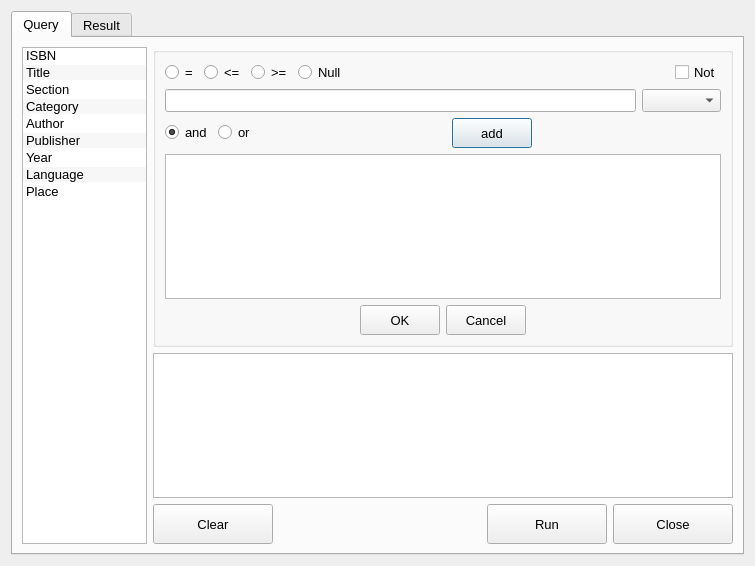
<?xml version="1.0" encoding="UTF-8"?>
<ui version="4.0">
 <class>search</class>
 <widget class="QDialog" name="search">
  <property name="geometry">
   <rect>
    <x>0</x>
    <y>0</y>
    <width>755</width>
    <height>566</height>
   </rect>
  </property>
  <property name="font">
   <font>
    <pointsize>10</pointsize>
   </font>
  </property>
  <property name="windowTitle">
   <string>Search</string>
  </property>
  <layout class="QGridLayout" name="gridLayout_2">
   <item row="0" column="0">
    <widget class="QTabWidget" name="tabWidget">
     <property name="currentIndex">
      <number>0</number>
     </property>
     <widget class="QWidget" name="tab">
      <attribute name="title">
       <string>Query</string>
      </attribute>
      <layout class="QHBoxLayout" name="horizontalLayout_8">
       <item>
        <widget class="QListWidget" name="listWidget_tables">
         <property name="maximumSize">
          <size>
           <width>125</width>
           <height>16777215</height>
          </size>
         </property>
         <property name="font">
          <font>
           <pointsize>10</pointsize>
          </font>
         </property>
         <property name="editTriggers">
          <set>QAbstractItemView::NoEditTriggers</set>
         </property>
         <property name="showDropIndicator" stdset="0">
          <bool>false</bool>
         </property>
         <property name="alternatingRowColors">
          <bool>true</bool>
         </property>
         <property name="iconSize">
          <size>
           <width>0</width>
           <height>30</height>
          </size>
         </property>
         <property name="textElideMode">
          <enum>Qt::ElideRight</enum>
         </property>
         <property name="flow">
          <enum>QListView::TopToBottom</enum>
         </property>
         <property name="gridSize">
          <size>
           <width>0</width>
           <height>17</height>
          </size>
         </property>
         <property name="viewMode">
          <enum>QListView::ListMode</enum>
         </property>
         <item>
          <property name="text">
           <string>ISBN</string>
          </property>
         </item>
         <item>
          <property name="text">
           <string>Title</string>
          </property>
         </item>
         <item>
          <property name="text">
           <string>Section</string>
          </property>
         </item>
         <item>
          <property name="text">
           <string>Category</string>
          </property>
         </item>
         <item>
          <property name="text">
           <string>Author</string>
          </property>
         </item>
         <item>
          <property name="text">
           <string>Publisher</string>
          </property>
         </item>
         <item>
          <property name="text">
           <string>Year</string>
          </property>
         </item>
         <item>
          <property name="text">
           <string>Language</string>
          </property>
         </item>
         <item>
          <property name="text">
           <string>Place</string>
          </property>
         </item>
        </widget>
       </item>
       <item>
        <layout class="QVBoxLayout" name="verticalLayout_2">
         <item>
          <widget class="QGroupBox" name="groupBox_search">
           <property name="title">
            <string/>
           </property>
           <property name="checkable">
            <bool>false</bool>
           </property>
           <layout class="QGridLayout" name="gridLayout">
            <item row="0" column="0">
             <layout class="QVBoxLayout" name="verticalLayout">
              <item>
               <layout class="QHBoxLayout" name="horizontalLayout">
                <item>
                 <widget class="QRadioButton" name="radioButton_ravno">
                  <property name="text">
                   <string>=</string>
                  </property>
                  <property name="checked">
                   <bool>true</bool>
                  </property>
                 </widget>
                </item>
                <item>
                 <widget class="QRadioButton" name="radioButton_men">
                  <property name="text">
                   <string>&lt;=</string>
                  </property>
                 </widget>
                </item>
                <item>
                 <widget class="QRadioButton" name="radioButton_bol">
                  <property name="text">
                   <string>&gt;=</string>
                  </property>
                 </widget>
                </item>
                <item>
                 <widget class="QRadioButton" name="radioButton_null">
                  <property name="text">
                   <string>Null</string>
                  </property>
                 </widget>
                </item>
                <item>
                 <spacer name="horizontalSpacer">
                  <property name="orientation">
                   <enum>Qt::Horizontal</enum>
                  </property>
                  <property name="sizeHint" stdset="0">
                   <size>
                    <width>40</width>
                    <height>20</height>
                   </size>
                  </property>
                 </spacer>
                </item>
                <item>
                 <widget class="QCheckBox" name="checkBox_not">
                  <property name="text">
                   <string>Not</string>
                  </property>
                 </widget>
                </item>
               </layout>
              </item>
              <item>
               <layout class="QHBoxLayout" name="horizontalLayout_4">
                <item>
                 <widget class="QLineEdit" name="lineEdit"/>
                </item>
                <item>
                 <widget class="QComboBox" name="comboBox"/>
                </item>
               </layout>
              </item>
              <item>
               <layout class="QHBoxLayout" name="horizontalLayout_7">
                <item>
                 <widget class="QRadioButton" name="radioButton_and">
                  <property name="text">
                   <string>and</string>
                  </property>
                  <property name="checked">
                   <bool>true</bool>
                  </property>
                 </widget>
                </item>
                <item>
                 <widget class="QRadioButton" name="radioButton_or">
                  <property name="text">
                   <string>or</string>
                  </property>
                 </widget>
                </item>
                <item>
                 <spacer name="horizontalSpacer_2">
                  <property name="orientation">
                   <enum>Qt::Horizontal</enum>
                  </property>
                  <property name="sizeHint" stdset="0">
                   <size>
                    <width>40</width>
                    <height>20</height>
                   </size>
                  </property>
                 </spacer>
                </item>
                <item>
                 <widget class="QPushButton" name="pushButton_add">
                  <property name="minimumSize">
                   <size>
                    <width>80</width>
                    <height>30</height>
                   </size>
                  </property>
                  <property name="maximumSize">
                   <size>
                    <width>80</width>
                    <height>30</height>
                   </size>
                  </property>
                  <property name="text">
                   <string>add</string>
                  </property>
                 </widget>
                </item>
                <item>
                 <spacer name="horizontalSpacer_7">
                  <property name="orientation">
                   <enum>Qt::Horizontal</enum>
                  </property>
                  <property name="sizeHint" stdset="0">
                   <size>
                    <width>40</width>
                    <height>20</height>
                   </size>
                  </property>
                 </spacer>
                </item>
               </layout>
              </item>
              <item>
               <widget class="QTableWidget" name="tableWidget_pre_items">
                <property name="editTriggers">
                 <set>QAbstractItemView::NoEditTriggers</set>
                </property>
                <property name="alternatingRowColors">
                 <bool>true</bool>
                </property>
                <attribute name="horizontalHeaderVisible">
                 <bool>false</bool>
                </attribute>
                <attribute name="horizontalHeaderStretchLastSection">
                 <bool>true</bool>
                </attribute>
                <attribute name="verticalHeaderVisible">
                 <bool>false</bool>
                </attribute>
                <attribute name="verticalHeaderDefaultSectionSize">
                 <number>23</number>
                </attribute>
                <column>
                 <property name="text">
                  <string>items</string>
                 </property>
                </column>
               </widget>
              </item>
              <item>
               <layout class="QHBoxLayout" name="horizontalLayout_2">
                <item>
                 <spacer name="horizontalSpacer_5">
                  <property name="orientation">
                   <enum>Qt::Horizontal</enum>
                  </property>
                  <property name="sizeHint" stdset="0">
                   <size>
                    <width>40</width>
                    <height>20</height>
                   </size>
                  </property>
                 </spacer>
                </item>
                <item>
                 <widget class="QPushButton" name="pushButton_ok">
                  <property name="minimumSize">
                   <size>
                    <width>80</width>
                    <height>30</height>
                   </size>
                  </property>
                  <property name="maximumSize">
                   <size>
                    <width>80</width>
                    <height>30</height>
                   </size>
                  </property>
                  <property name="text">
                   <string>OK</string>
                  </property>
                 </widget>
                </item>
                <item>
                 <widget class="QPushButton" name="pushButton_cancel">
                  <property name="minimumSize">
                   <size>
                    <width>80</width>
                    <height>30</height>
                   </size>
                  </property>
                  <property name="maximumSize">
                   <size>
                    <width>80</width>
                    <height>30</height>
                   </size>
                  </property>
                  <property name="text">
                   <string>Cancel</string>
                  </property>
                 </widget>
                </item>
                <item>
                 <spacer name="horizontalSpacer_6">
                  <property name="orientation">
                   <enum>Qt::Horizontal</enum>
                  </property>
                  <property name="sizeHint" stdset="0">
                   <size>
                    <width>40</width>
                    <height>20</height>
                   </size>
                  </property>
                 </spacer>
                </item>
               </layout>
              </item>
             </layout>
            </item>
           </layout>
          </widget>
         </item>
         <item>
          <widget class="QTableWidget" name="tableWidget_items">
           <property name="editTriggers">
            <set>QAbstractItemView::NoEditTriggers</set>
           </property>
           <property name="alternatingRowColors">
            <bool>true</bool>
           </property>
           <attribute name="horizontalHeaderVisible">
            <bool>false</bool>
           </attribute>
           <attribute name="horizontalHeaderStretchLastSection">
            <bool>true</bool>
           </attribute>
           <attribute name="verticalHeaderVisible">
            <bool>false</bool>
           </attribute>
           <attribute name="verticalHeaderDefaultSectionSize">
            <number>23</number>
           </attribute>
           <column>
            <property name="text">
             <string>items</string>
            </property>
           </column>
          </widget>
         </item>
         <item>
          <layout class="QHBoxLayout" name="horizontalLayout_3">
           <item>
            <widget class="QPushButton" name="pushButton_clear">
             <property name="minimumSize">
              <size>
               <width>120</width>
               <height>40</height>
              </size>
             </property>
             <property name="maximumSize">
              <size>
               <width>120</width>
               <height>40</height>
              </size>
             </property>
             <property name="text">
              <string>Clear</string>
             </property>
            </widget>
           </item>
           <item>
            <spacer name="horizontalSpacer_3">
             <property name="orientation">
              <enum>Qt::Horizontal</enum>
             </property>
             <property name="sizeHint" stdset="0">
              <size>
               <width>40</width>
               <height>20</height>
              </size>
             </property>
            </spacer>
           </item>
           <item>
            <widget class="QPushButton" name="pushButton_run">
             <property name="minimumSize">
              <size>
               <width>120</width>
               <height>40</height>
              </size>
             </property>
             <property name="maximumSize">
              <size>
               <width>120</width>
               <height>40</height>
              </size>
             </property>
             <property name="text">
              <string>Run</string>
             </property>
            </widget>
           </item>
           <item>
            <widget class="QPushButton" name="pushButton_close">
             <property name="minimumSize">
              <size>
               <width>120</width>
               <height>40</height>
              </size>
             </property>
             <property name="maximumSize">
              <size>
               <width>120</width>
               <height>40</height>
              </size>
             </property>
             <property name="text">
              <string>Close</string>
             </property>
            </widget>
           </item>
          </layout>
         </item>
        </layout>
       </item>
      </layout>
     </widget>
     <widget class="QWidget" name="tab_2">
      <attribute name="title">
       <string>Result</string>
      </attribute>
      <layout class="QGridLayout" name="gridLayout_5">
       <item row="0" column="0">
        <layout class="QHBoxLayout" name="horizontalLayout_10">
         <item>
          <widget class="QGroupBox" name="groupBox_column">
           <property name="minimumSize">
            <size>
             <width>180</width>
             <height>0</height>
            </size>
           </property>
           <property name="maximumSize">
            <size>
             <width>180</width>
             <height>16777215</height>
            </size>
           </property>
           <property name="title">
            <string/>
           </property>
           <layout class="QGridLayout" name="gridLayout_4">
            <item row="0" column="0">
             <layout class="QVBoxLayout" name="verticalLayout_3">
              <item>
               <widget class="QCheckBox" name="checkBox_isbn">
                <property name="text">
                 <string>ISBN</string>
                </property>
               </widget>
              </item>
              <item>
               <widget class="QCheckBox" name="checkBox_title">
                <property name="text">
                 <string>Title</string>
                </property>
               </widget>
              </item>
              <item>
               <widget class="QCheckBox" name="checkBox_sect">
                <property name="text">
                 <string>Section</string>
                </property>
               </widget>
              </item>
              <item>
               <widget class="QCheckBox" name="checkBox_cat">
                <property name="text">
                 <string>Category</string>
                </property>
               </widget>
              </item>
              <item>
               <widget class="QCheckBox" name="checkBox_auth">
                <property name="text">
                 <string>Author</string>
                </property>
               </widget>
              </item>
              <item>
               <widget class="QCheckBox" name="checkBox_pub">
                <property name="text">
                 <string>Publisher</string>
                </property>
               </widget>
              </item>
              <item>
               <widget class="QCheckBox" name="checkBox_year">
                <property name="text">
                 <string>Year</string>
                </property>
               </widget>
              </item>
              <item>
               <widget class="QCheckBox" name="checkBox_lang">
                <property name="text">
                 <string>Language</string>
                </property>
               </widget>
              </item>
              <item>
               <widget class="QCheckBox" name="checkBox_place">
                <property name="text">
                 <string>Place</string>
                </property>
               </widget>
              </item>
              <item>
               <spacer name="verticalSpacer">
                <property name="orientation">
                 <enum>Qt::Vertical</enum>
                </property>
                <property name="sizeHint" stdset="0">
                 <size>
                  <width>20</width>
                  <height>40</height>
                 </size>
                </property>
               </spacer>
              </item>
             </layout>
            </item>
           </layout>
          </widget>
         </item>
         <item>
          <layout class="QVBoxLayout" name="verticalLayout_5">
           <item>
            <layout class="QHBoxLayout" name="horizontalLayout_5">
             <item>
              <widget class="QToolButton" name="toolButton_col">
               <property name="text">
                <string>...</string>
               </property>
               <property name="checkable">
                <bool>true</bool>
               </property>
               <property name="autoRaise">
                <bool>true</bool>
               </property>
               <property name="arrowType">
                <enum>Qt::LeftArrow</enum>
               </property>
              </widget>
             </item>
             <item>
              <spacer name="horizontalSpacer_4">
               <property name="orientation">
                <enum>Qt::Horizontal</enum>
               </property>
               <property name="sizeHint" stdset="0">
                <size>
                 <width>40</width>
                 <height>20</height>
                </size>
               </property>
              </spacer>
             </item>
            </layout>
           </item>
           <item>
            <widget class="QTableWidget" name="tableWidget_result">
             <column>
              <property name="text">
               <string>id</string>
              </property>
             </column>
             <column>
              <property name="text">
               <string>ISBN</string>
              </property>
             </column>
             <column>
              <property name="text">
               <string>Title</string>
              </property>
             </column>
             <column>
              <property name="text">
               <string>Section</string>
              </property>
             </column>
             <column>
              <property name="text">
               <string>Category</string>
              </property>
             </column>
             <column>
              <property name="text">
               <string>Author</string>
              </property>
             </column>
             <column>
              <property name="text">
               <string>Publisher</string>
              </property>
             </column>
             <column>
              <property name="text">
               <string>Year</string>
              </property>
             </column>
             <column>
              <property name="text">
               <string>Language</string>
              </property>
             </column>
             <column>
              <property name="text">
               <string>Place</string>
              </property>
             </column>
            </widget>
           </item>
           <item>
            <widget class="QGroupBox" name="groupBox_result_title">
             <property name="title">
              <string/>
             </property>
             <layout class="QGridLayout" name="gridLayout_3">
              <item row="0" column="0">
               <layout class="QVBoxLayout" name="verticalLayout_4">
                <item>
                 <layout class="QHBoxLayout" name="horizontalLayout_9">
                  <item>
                   <widget class="QCheckBox" name="checkBox_res_title">
                    <property name="text">
                     <string>Title</string>
                    </property>
                   </widget>
                  </item>
                  <item>
                   <widget class="QLineEdit" name="lineEdit_res_title"/>
                  </item>
                 </layout>
                </item>
                <item>
                 <widget class="QCheckBox" name="checkBox_res_sql">
                  <property name="text">
                   <string>SQL</string>
                  </property>
                 </widget>
                </item>
               </layout>
              </item>
             </layout>
            </widget>
           </item>
           <item>
            <layout class="QHBoxLayout" name="horizontalLayout_6">
             <item>
              <widget class="QPushButton" name="pushButton_print">
               <property name="minimumSize">
                <size>
                 <width>120</width>
                 <height>40</height>
                </size>
               </property>
               <property name="maximumSize">
                <size>
                 <width>120</width>
                 <height>40</height>
                </size>
               </property>
               <property name="text">
                <string>Print</string>
               </property>
              </widget>
             </item>
             <item>
              <widget class="QPushButton" name="pushButton_save">
               <property name="minimumSize">
                <size>
                 <width>120</width>
                 <height>40</height>
                </size>
               </property>
               <property name="maximumSize">
                <size>
                 <width>120</width>
                 <height>40</height>
                </size>
               </property>
               <property name="text">
                <string>Save</string>
               </property>
              </widget>
             </item>
             <item>
              <spacer name="horizontalSpacer_8">
               <property name="orientation">
                <enum>Qt::Horizontal</enum>
               </property>
               <property name="sizeHint" stdset="0">
                <size>
                 <width>40</width>
                 <height>20</height>
                </size>
               </property>
              </spacer>
             </item>
             <item>
              <widget class="QToolButton" name="toolButton_result">
               <property name="text">
                <string>...</string>
               </property>
               <property name="checkable">
                <bool>true</bool>
               </property>
               <property name="autoRaise">
                <bool>true</bool>
               </property>
               <property name="arrowType">
                <enum>Qt::UpArrow</enum>
               </property>
              </widget>
             </item>
            </layout>
           </item>
          </layout>
         </item>
        </layout>
       </item>
      </layout>
     </widget>
    </widget>
   </item>
  </layout>
 </widget>
 <resources/>
 <connections/>
</ui>
